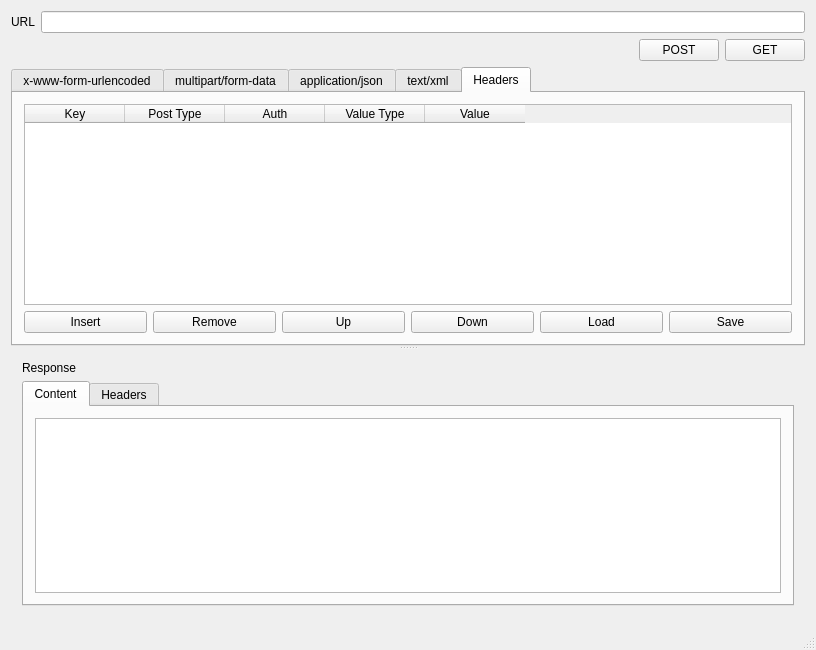
<?xml version="1.0" encoding="UTF-8"?>
<ui version="4.0">
 <class>httppostClass</class>
 <widget class="QMainWindow" name="httppostClass">
  <property name="geometry">
   <rect>
    <x>0</x>
    <y>0</y>
    <width>634</width>
    <height>650</height>
   </rect>
  </property>
  <property name="windowTitle">
   <string>httppost</string>
  </property>
  <widget class="QWidget" name="centralWidget">
   <layout class="QVBoxLayout" name="verticalLayout_4">
    <item>
     <layout class="QHBoxLayout" name="horizontalLayout">
      <item>
       <widget class="QLabel" name="label">
        <property name="text">
         <string>URL</string>
        </property>
       </widget>
      </item>
      <item>
       <widget class="QLineEdit" name="lineEditUrl"/>
      </item>
     </layout>
    </item>
    <item>
     <layout class="QHBoxLayout" name="horizontalLayout_7">
      <item>
       <spacer name="horizontalSpacer">
        <property name="orientation">
         <enum>Qt::Horizontal</enum>
        </property>
        <property name="sizeHint" stdset="0">
         <size>
          <width>40</width>
          <height>20</height>
         </size>
        </property>
       </spacer>
      </item>
      <item>
       <widget class="QPushButton" name="pushButtonPost">
        <property name="text">
         <string>POST</string>
        </property>
        <property name="autoRepeat">
         <bool>false</bool>
        </property>
       </widget>
      </item>
      <item>
       <widget class="QPushButton" name="pushButtonGet">
        <property name="text">
         <string>GET</string>
        </property>
       </widget>
      </item>
     </layout>
    </item>
    <item>
     <widget class="QSplitter" name="splitter">
      <property name="orientation">
       <enum>Qt::Vertical</enum>
      </property>
      <widget class="QTabWidget" name="tabWidgetPostBody">
       <property name="tabShape">
        <enum>QTabWidget::Rounded</enum>
       </property>
       <property name="currentIndex">
        <number>4</number>
       </property>
       <property name="elideMode">
        <enum>Qt::ElideMiddle</enum>
       </property>
       <widget class="QWidget" name="tabPostKeyValue">
        <attribute name="title">
         <string>x-www-form-urlencoded</string>
        </attribute>
        <layout class="QVBoxLayout" name="verticalLayout">
         <item>
          <widget class="QCheckBox" name="checkBoxAutoUCenterAuthentication">
           <property name="text">
            <string>Auto UCenter Authentication</string>
           </property>
          </widget>
         </item>
         <item>
          <widget class="url_encode_table_widget" name="tableWidgetUrlEncode">
           <property name="styleSheet">
            <string notr="true"/>
           </property>
           <column>
            <property name="text">
             <string>Key</string>
            </property>
           </column>
           <column>
            <property name="text">
             <string>Post Type</string>
            </property>
           </column>
           <column>
            <property name="text">
             <string>Auth</string>
            </property>
           </column>
           <column>
            <property name="text">
             <string>Value Type</string>
            </property>
            <property name="background">
             <color>
              <red>255</red>
              <green>170</green>
              <blue>0</blue>
             </color>
            </property>
           </column>
           <column>
            <property name="text">
             <string>Value</string>
            </property>
           </column>
          </widget>
         </item>
         <item>
          <layout class="QHBoxLayout" name="horizontalLayout_2">
           <item>
            <widget class="QPushButton" name="pushButtonInsert">
             <property name="text">
              <string>Insert</string>
             </property>
            </widget>
           </item>
           <item>
            <widget class="QPushButton" name="pushButtonRemove">
             <property name="text">
              <string>Remove</string>
             </property>
            </widget>
           </item>
           <item>
            <widget class="QPushButton" name="pushButtonUrlEncodeUp">
             <property name="text">
              <string>Up</string>
             </property>
            </widget>
           </item>
           <item>
            <widget class="QPushButton" name="pushButtonUrlEncodeDown">
             <property name="text">
              <string>Down</string>
             </property>
            </widget>
           </item>
           <item>
            <widget class="QPushButton" name="pushButtonLoad">
             <property name="text">
              <string>Load</string>
             </property>
            </widget>
           </item>
           <item>
            <widget class="QPushButton" name="pushButtonSave">
             <property name="text">
              <string>Save</string>
             </property>
            </widget>
           </item>
          </layout>
         </item>
        </layout>
       </widget>
       <widget class="QWidget" name="tabFormData">
        <attribute name="title">
         <string>multipart/form-data</string>
        </attribute>
        <layout class="QVBoxLayout" name="verticalLayout_8">
         <item>
          <widget class="form_data_table_widget" name="tableWidgetFormData">
           <column>
            <property name="text">
             <string>name</string>
            </property>
           </column>
           <column>
            <property name="text">
             <string>Content-Type</string>
            </property>
           </column>
           <column>
            <property name="text">
             <string>Full File Path Name</string>
            </property>
           </column>
          </widget>
         </item>
         <item>
          <layout class="QHBoxLayout" name="horizontalLayout_3">
           <item>
            <widget class="QPushButton" name="pushButtonFormInsertText">
             <property name="enabled">
              <bool>true</bool>
             </property>
             <property name="text">
              <string>Add Text</string>
             </property>
            </widget>
           </item>
           <item>
            <widget class="QPushButton" name="pushButtonFormInsertImage">
             <property name="enabled">
              <bool>true</bool>
             </property>
             <property name="text">
              <string>Add Image</string>
             </property>
            </widget>
           </item>
           <item>
            <widget class="QPushButton" name="pushButtonFormInsertRaw">
             <property name="enabled">
              <bool>true</bool>
             </property>
             <property name="text">
              <string>Add Raw</string>
             </property>
            </widget>
           </item>
           <item>
            <widget class="QPushButton" name="pushButtonFormInsert">
             <property name="enabled">
              <bool>true</bool>
             </property>
             <property name="text">
              <string>Insert</string>
             </property>
            </widget>
           </item>
           <item>
            <widget class="QPushButton" name="pushButtonFormRemove">
             <property name="enabled">
              <bool>true</bool>
             </property>
             <property name="text">
              <string>Remove</string>
             </property>
            </widget>
           </item>
           <item>
            <widget class="QPushButton" name="pushButtonFormDataUp">
             <property name="text">
              <string>Up</string>
             </property>
            </widget>
           </item>
           <item>
            <widget class="QPushButton" name="pushButtonFormDataDown">
             <property name="text">
              <string>Down</string>
             </property>
            </widget>
           </item>
           <item>
            <widget class="QPushButton" name="pushButtonFormLoad">
             <property name="enabled">
              <bool>true</bool>
             </property>
             <property name="text">
              <string>Load</string>
             </property>
            </widget>
           </item>
           <item>
            <widget class="QPushButton" name="pushButtonFormSave">
             <property name="enabled">
              <bool>true</bool>
             </property>
             <property name="text">
              <string>Save</string>
             </property>
            </widget>
           </item>
          </layout>
         </item>
        </layout>
       </widget>
       <widget class="QWidget" name="tabJson">
        <attribute name="title">
         <string>application/json</string>
        </attribute>
        <layout class="QVBoxLayout" name="verticalLayout_5">
         <item>
          <widget class="QPlainTextEdit" name="plainTextEditJson"/>
         </item>
         <item>
          <layout class="QHBoxLayout" name="horizontalLayout_4">
           <item>
            <widget class="QPushButton" name="pushButtonJsonLoad">
             <property name="text">
              <string>Load</string>
             </property>
            </widget>
           </item>
           <item>
            <widget class="QPushButton" name="pushButtonJsonSave">
             <property name="text">
              <string>Save</string>
             </property>
            </widget>
           </item>
          </layout>
         </item>
        </layout>
       </widget>
       <widget class="QWidget" name="tabTextXml">
        <attribute name="title">
         <string>text/xml</string>
        </attribute>
        <layout class="QVBoxLayout" name="verticalLayout_10">
         <item>
          <widget class="QPlainTextEdit" name="plainTextEditText"/>
         </item>
         <item>
          <layout class="QHBoxLayout" name="horizontalLayout_5">
           <item>
            <widget class="QPushButton" name="pushButtonTextLoad">
             <property name="text">
              <string>Load</string>
             </property>
            </widget>
           </item>
           <item>
            <widget class="QPushButton" name="pushButtonTextSave">
             <property name="text">
              <string>Save</string>
             </property>
            </widget>
           </item>
          </layout>
         </item>
        </layout>
       </widget>
       <widget class="QWidget" name="tabHeaders">
        <attribute name="title">
         <string>Headers</string>
        </attribute>
        <layout class="QVBoxLayout" name="verticalLayout_6">
         <item>
          <widget class="headers_table_widget" name="tableWidgetHeaders">
           <property name="styleSheet">
            <string notr="true"/>
           </property>
           <column>
            <property name="text">
             <string>Key</string>
            </property>
           </column>
           <column>
            <property name="text">
             <string>Post Type</string>
            </property>
           </column>
           <column>
            <property name="text">
             <string>Auth</string>
            </property>
           </column>
           <column>
            <property name="text">
             <string>Value Type</string>
            </property>
           </column>
           <column>
            <property name="text">
             <string>Value</string>
            </property>
           </column>
          </widget>
         </item>
         <item>
          <layout class="QHBoxLayout" name="horizontalLayout_6">
           <item>
            <widget class="QPushButton" name="pushButtonHeaderInsert">
             <property name="text">
              <string>Insert</string>
             </property>
            </widget>
           </item>
           <item>
            <widget class="QPushButton" name="pushButtonHeaderRemove">
             <property name="text">
              <string>Remove</string>
             </property>
            </widget>
           </item>
           <item>
            <widget class="QPushButton" name="pushButtonHeadersUp">
             <property name="text">
              <string>Up</string>
             </property>
            </widget>
           </item>
           <item>
            <widget class="QPushButton" name="pushButtonHeadersDown">
             <property name="text">
              <string>Down</string>
             </property>
            </widget>
           </item>
           <item>
            <widget class="QPushButton" name="pushButtonHeaderLoad">
             <property name="text">
              <string>Load</string>
             </property>
            </widget>
           </item>
           <item>
            <widget class="QPushButton" name="pushButtonHeaderSave">
             <property name="text">
              <string>Save</string>
             </property>
            </widget>
           </item>
          </layout>
         </item>
        </layout>
       </widget>
      </widget>
      <widget class="QWidget" name="layoutWidget">
       <layout class="QVBoxLayout" name="verticalLayout_3">
        <item>
         <widget class="QLabel" name="labelResponse">
          <property name="text">
           <string>Response</string>
          </property>
         </widget>
        </item>
        <item>
         <widget class="QTabWidget" name="tabWidgetResponse">
          <property name="currentIndex">
           <number>0</number>
          </property>
          <widget class="QWidget" name="tabResponseBody">
           <attribute name="title">
            <string>Content</string>
           </attribute>
           <layout class="QVBoxLayout" name="verticalLayout_2">
            <item>
             <widget class="QPlainTextEdit" name="plainTextEditResponseBody"/>
            </item>
           </layout>
          </widget>
          <widget class="QWidget" name="tabResponseHeader">
           <attribute name="title">
            <string>Headers</string>
           </attribute>
           <layout class="QVBoxLayout" name="verticalLayout_9">
            <item>
             <widget class="QTableWidget" name="tableWidgetResponseHeaders">
              <column>
               <property name="text">
                <string>Key</string>
               </property>
              </column>
              <column>
               <property name="text">
                <string>Value</string>
               </property>
              </column>
             </widget>
            </item>
           </layout>
          </widget>
         </widget>
        </item>
       </layout>
      </widget>
     </widget>
    </item>
   </layout>
  </widget>
  <widget class="QStatusBar" name="statusBar"/>
 </widget>
 <layoutdefault spacing="6" margin="11"/>
 <customwidgets>
  <customwidget>
   <class>form_data_table_widget</class>
   <extends>QTableWidget</extends>
   <header>form_data_table_widget.h</header>
  </customwidget>
  <customwidget>
   <class>url_encode_table_widget</class>
   <extends>QTableWidget</extends>
   <header>url_encode_table_widget.h</header>
  </customwidget>
  <customwidget>
   <class>headers_table_widget</class>
   <extends>QTableWidget</extends>
   <header>headers_table_widget.h</header>
  </customwidget>
 </customwidgets>
 <resources/>
 <connections/>
</ui>
